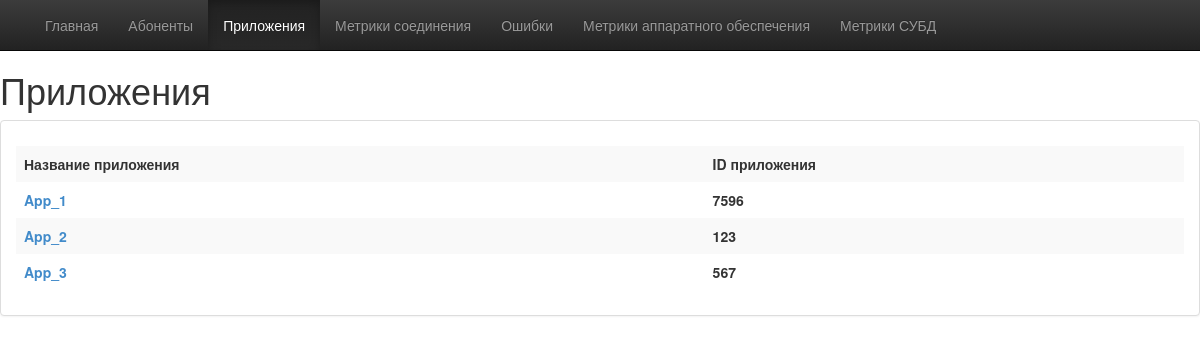
Page /apps/ on the committed database.
### internal_apps_set/models.py (models this page shows, shortened)
class InternalApp(models.Model):
    id = models.PositiveIntegerField(primary_key=True)
    name = models.TextField(max_length=50)
    abonent = models.ForeignKey(Abonent)

### internal_apps_set/views.py (the view)
def main_view(request):
    apps_list = InternalApp.objects.all()
    if len(apps_list) == 0:
        raise Http404("LEN = " + str(len(apps_list)))
    t = get_template('internal_apps_set/index.html')
    html = t.render(Context({'apps_list': apps_list}))
    return HttpResponse(html)

### internal_apps_set/templates/internal_apps_set/index.html (shortened to what this page needs)
{% load staticfiles %}
<!DOCTYPE HTML PUBLIC "-//W3C//DTD HTML 4.01 Transitional//EN"
        "http://www.w3.org/TR/html4/loose.dtd">
<html>
<head>
    <link rel="stylesheet" href="{% static 'internal_apps_set/index.css' %}">
    <link rel="stylesheet" href="{% static 'mainpage/dist/css/bootstrap.min.css' %}">
    <link rel="stylesheet" href="{% static 'mainpage/dist/css/bootstrap-theme.min.css' %}">
</head>
<body>
    <div class="navbar navbar-inverse navbar-fixed-top" role="navigation">
        <div class="container">
            <div class="navbar-collapse collapse" style="height: 1px;">
                <ul class="nav navbar-nav">
                    <li><a href="..">Главная</a></li>
                    <li><a href="../abonents">Абоненты</a></li>
                    <li class="active"><a href="../apps">Приложения</a></li>
                    <li><a href="../connection_metrics">Метрики соединения</a></li>
                    <li><a href="../errors">Ошибки</a></li>
                    <li><a href="../hardware_metrics">Метрики аппаратного обеспечения</a></li>
                    <li><a href="../database_metrics">Метрики СУБД</a></li>
                </ul>
            </div>
        </div>
    </div>
    <div class="container-fluid">
    <h1>Приложения</h1>
    <div class="starter-template panel panel-default">
    {% if apps_list %}
    <table class="table table-striped">
    <tr class="table_header">
        <th>Название приложения</th>
        <th>ID приложения</th>
    </tr>
    {% for app in apps_list %}
        <tr>
            <th><a href="../apps/{{ app.id }}">{{ app.name }}</a></th>
            <th>{{ app.id }}</th>
        </tr>
    {% endfor %}
    </table>
    {% else %}
        <p>No applications were found</p>
    {% endif %}
    </div>
</div>
</body>
</html>

### internal_apps_set/static/internal_apps_set/index.css (style rules this page uses)
body { padding-top:50px }
h1 { margin: auto; }
.starter-template { padding:25px 15px; text-align:center }
.table { margin: auto; }
.table-striped { margin: auto; }

### rows in the picture
InternalApp: name "App_1", id "7596"
InternalApp: name "App_2", id "123"
InternalApp: name "App_3", id "567"
